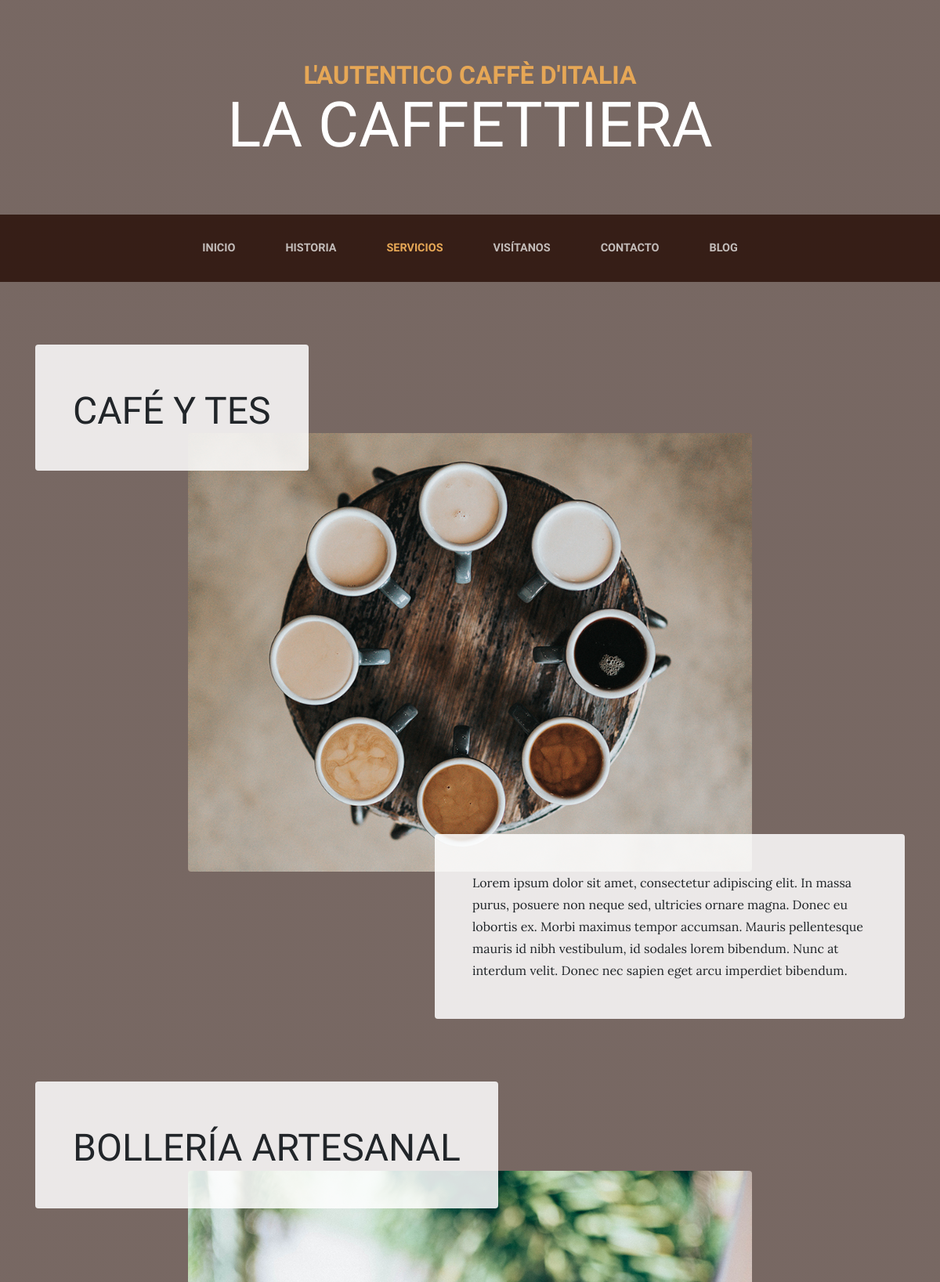
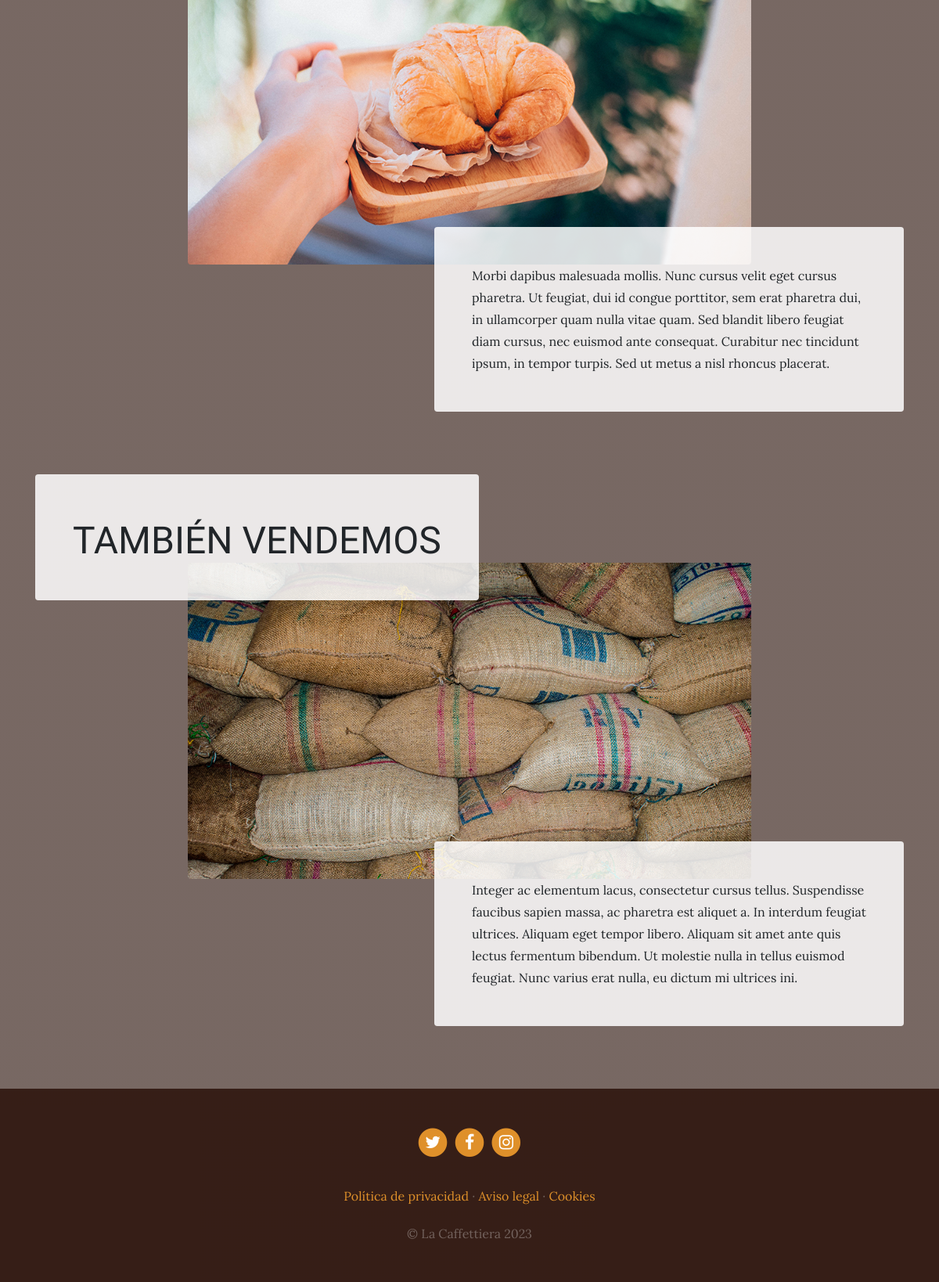
Page /services/ on the committed database (2 pictures, top to bottom).
### Services/models.py (models this page shows, shortened)
class Service (models.Model):
    title = models.CharField(max_length=200, verbose_name="Titulo")
    Subtitle = models.TextField(max_length=200, verbose_name="Subtitulos")
    content = models.TextField(verbose_name="Contenido")
    image = models.ImageField(upload_to='services', verbose_name="Imagen")
    created = models.DateTimeField(auto_now_add=True, verbose_name="Fecha de creación" )
    updated = models.DateTimeField(auto_now=True,  verbose_name="Fecha de actualización")
    class Meta:
        verbose_name = "Servicio"
        verbose_name_plural = "Servicios"
        ordering = ['-created']  #Ordenar los archivos por fecha de creación - AL CREATED SE LE COLOCA UN - PARA QUE LOS NUEVOS ARTICULOS QUEDEN DE PRIMEROS

### Services/views.py (the view)
# urls.py: path('', views.servicies, name="services"),
def servicies(request):
    services = Service.objects.all()
    return render(request, "services/services.html", {'services': services})

### Services/templates/services/services.html (shortened to what this page needs)
{% extends "core/base.html" %}
{% load static %}
{% block content %}
{% for service in services reversed  %}
<section class="page-section">
  <div class="container">
    <div class="product-item">
      <div class="product-item-title d-flex">
        <div class="bg-faded p-5 d-flex mr-auto rounded">
          <h2 class="section-heading mb-0">
            <span class="section-heading-upper">{{service.subtitle}}</span>
            <span class="section-heading-lower">{{service.title}}</span>
          </h2>
        </div>
      </div>
      <img class="product-item-img mx-auto d-flex rounded img-fluid mb-3 mb-lg-0" src=" {{service.image.url}} " alt="">
      <div class="product-item-description d-flex ml-auto">
        <div class="bg-faded p-5 rounded">
          <p class="mb-0">{{service.content}}</p>
        </div>
      </div>
    </div>
  </div>
</section>
{% endfor %}
{% endblock  %}

### Core/static/core/css/business-casual.css (style rules this page uses)
body { font-family: 'Lora'; background: linear-gradient(rgba(47, 23, 15, 0.65), rgba(47, 23, 15, 0.65)), url("../img/bg.jpg"); background-attachment: fixed; background-position: center; background-size: cover; }
h1, h2, h3, h4, h5, h6 { font-family: 'Raleway'; }
p { line-height: 1.75; }
.page-section { margin-top: 5rem; margin-bottom: 5rem; }
.section-heading { text-transform: uppercase; }
.section-heading .section-heading-upper { display: block; font-size: 1rem; font-weight: 800; padding-bottom:.5rem; }
.section-heading .section-heading-lower { display: block; font-size: 3rem; font-weight: 100; }
.bg-faded { background-color: rgba(255, 255, 255, 0.85); }
@media (min-width: 992px) { .product-item .product-item-title { position: relative; z-index: 1; margin-bottom: -3rem; } }
@media (min-width: 992px) { .product-item .product-item-img { position: relative; z-index: 0; max-width: 60vw; } }
@media (min-width: 992px) { .product-item .product-item-description { position: relative; z-index: 1; margin-top: -3rem; max-width: 50vw; } }

### rows in the picture
Service: title "CAFÉ Y TES", image (picture), content "Lorem ipsum dolor sit amet, consectetur adipiscing elit. In massa purus, posuere non neque sed, ultricies ornare magna. Donec eu lobortis ex. Morbi maximus tempor accumsan. Mauris pellentesque mauris id nibh vestibulum, id sodales lorem bibendum. Nunc at interdum velit. Donec nec sapien eget arcu imperdiet bibendum."
Service: title "BOLLERÍA ARTESANAL", image (picture), content "Morbi dapibus malesuada mollis. Nunc cursus velit eget cursus pharetra. Ut feugiat, dui id congue porttitor, sem erat pharetra dui, in ullamcorper quam nulla vitae quam. Sed blandit libero feugiat diam cursus, nec euismod ante consequat. Curabitur nec tincidunt ipsum, in tempor turpis. Sed ut metus a nisl rhoncus placerat."
Service: title "TAMBIÉN VENDEMOS", image (picture), content "Integer ac elementum lacus, consectetur cursus tellus. Suspendisse faucibus sapien massa, ac pharetra est aliquet a. In interdum feugiat ultrices. Aliquam eget tempor libero. Aliquam sit amet ante quis lectus fermentum bibendum. Ut molestie nulla in tellus euismod feugiat. Nunc varius erat nulla, eu dictum mi ultrices ini."
